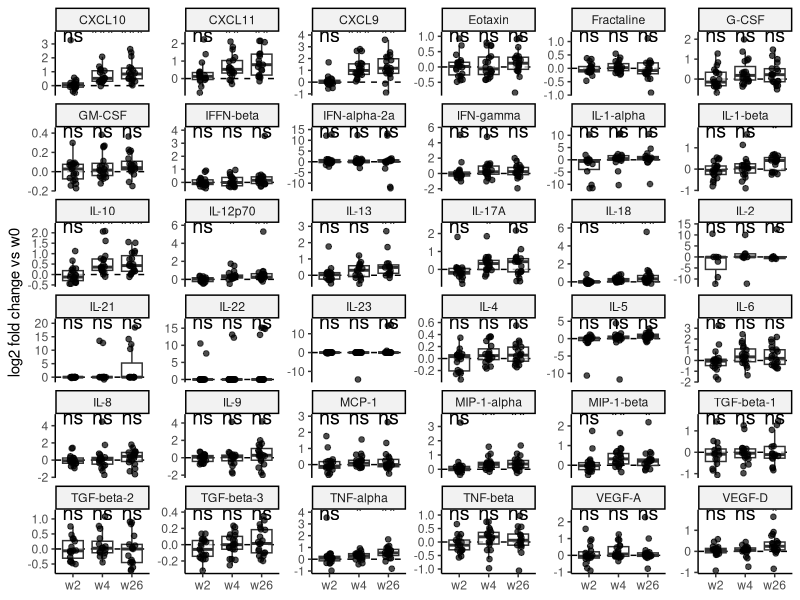
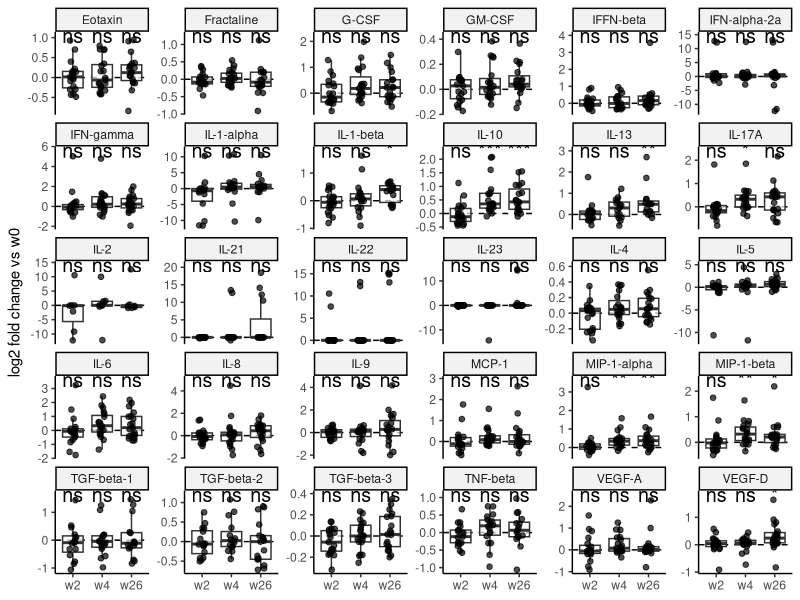
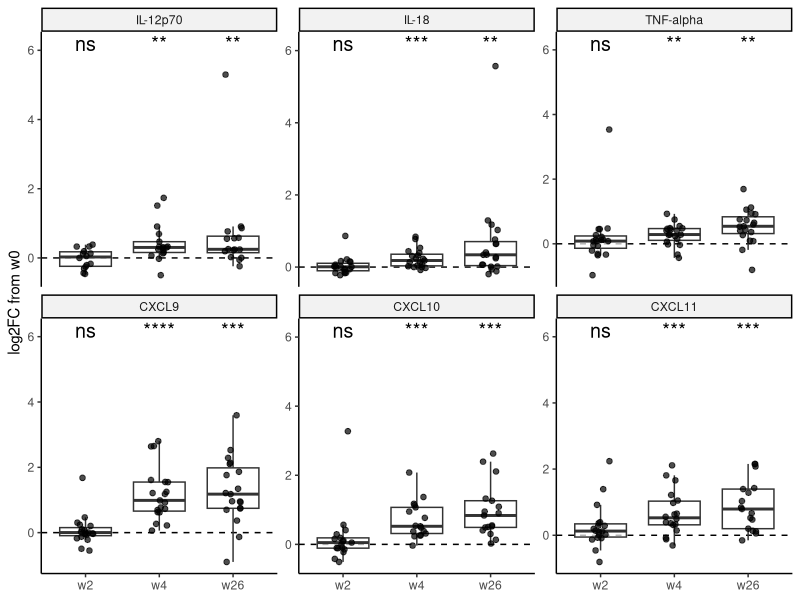
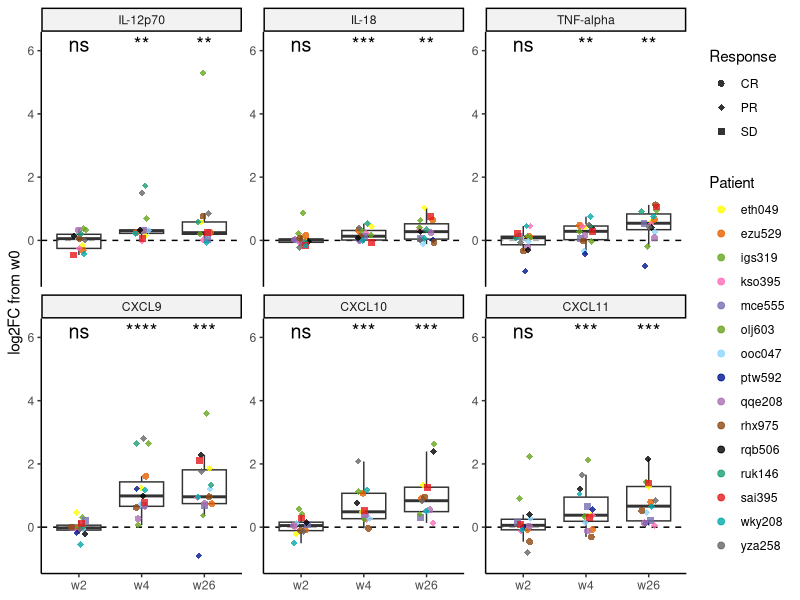
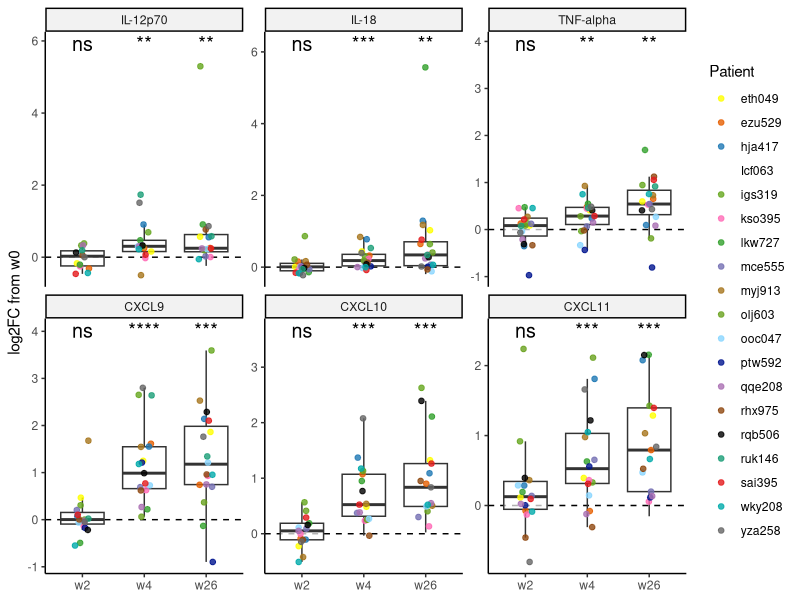
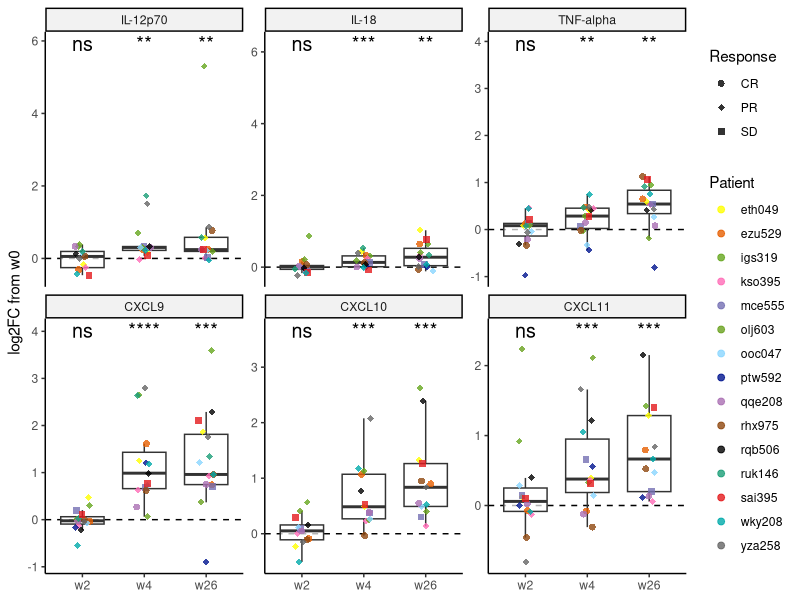

The R script that drew these images, in order:
library(readr)
library(tidyverse)
library(ggplot2)
library(dplyr)

vals <- read_csv("mesoscale_absolute_values.csv")
vals <- vals %>%
  dplyr::filter(
    !marker %in% c("IL-3") # always 0
  )
rename_dict <- c(
  "I-TAC"  = "CXCL11",
  "IP-10"   = "CXCL10",
  "MIG"    = "CXCL9")

vals$marker <- dplyr::recode(vals$marker, !!!rename_dict)

vals <- vals %>%
  dplyr::mutate(
    time = dplyr::recode(
      time,
      "V1"  = "w0",
      "V3"  = "w2",
      "V4"  = "w4",
      "V13" = "w26"
    )
  )
vals$time <- factor(vals$time, levels = c("w0", "w2", "w4", "w26"))

log2fc <- vals %>%
  dplyr::group_by(pat, marker) %>%
  dplyr::mutate(
    baseline = value[time == "w0"][1],
    log2fc = log2((value+0.0001) / (baseline+0.0001)) # adding to avoid 0-div
  ) %>%
  dplyr::filter(time != "w0") %>%
  dplyr::select(sample, plate, marker, pat, time, value, log2fc) %>%
  dplyr::ungroup()


pvals <- log2fc %>%
  dplyr::group_by(marker, time) %>%
  dplyr::summarise(
    n = sum(!is.na(log2fc)),
    p_value = if (n > 0) {
      wilcox.test(log2fc, mu = 0, alternative = "two.sided")$p.value
    } else {
      NA_real_
    },
    .groups = "drop"
  ) %>%
  dplyr::mutate(
    p.adj = p.adjust(p_value, method = "BH")
  ) %>%
  dplyr::arrange(marker, time)

pvals <- pvals %>%
  dplyr::mutate(
    p.adj.signif = dplyr::case_when(
      is.na(p.adj)      ~ NA_character_,
      p.adj <= 0.0001   ~ "****",
      p.adj <= 0.001    ~ "***",
      p.adj <= 0.01     ~ "**",
      p.adj <= 0.05     ~ "*",
      TRUE              ~ "ns"
    )
  )

sig_df <- log2fc %>%
  group_by(marker) %>%
  summarise(y_pos = max(log2fc, na.rm = TRUE) * 1.12, .groups = "drop") %>%
  right_join(pvals, by = "marker")

ggplot(log2fc, aes(x = time, y = log2fc)) +
  geom_hline(yintercept = 0, linetype = 2) +
  geom_boxplot(outlier.shape = NA, width = 0.7, alpha = 0.7) +
  geom_jitter(width = 0.12, size = 1.6, alpha = 0.7) +
  geom_text(
    data = sig_df,
    aes(x = time, y = y_pos, label = p.adj.signif),
    inherit.aes = FALSE,
    size = 5
  ) +
  facet_wrap(~marker, scales = "free_y") +
  labs(
    x = NULL,
    y = "log2 fold change vs w0",
  ) +
  theme_classic() +
  theme(
    strip.background = element_rect(fill = "grey95"),
    axis.text.x = element_text(angle = 0, hjust = 0.5)
  )
marker_order <- c(
  "IL-12p70",
  "IL-18",
  "TNF-alpha",
  "CXCL9",
  "CXCL10",
  "CXCL11")

ggplot(log2fc[!(log2fc$marker %in% marker_order),], aes(x = time, y = log2fc)) +
  geom_hline(yintercept = 0, linetype = 2) +
  geom_boxplot(outlier.shape = NA, width = 0.7, alpha = 0.7) +
  geom_jitter(width = 0.12, size = 1.6, alpha = 0.7) +
  geom_text(
    data = sig_df[!(sig_df$marker %in% marker_order),],
    aes(x = time, y = y_pos, label = p.adj.signif),
    inherit.aes = FALSE,
    size = 5
  ) +
  facet_wrap(~marker, scales = "free_y") +
  labs(
    x = NULL,
    y = "log2 fold change vs w0",
  ) +
  theme_classic() +
  theme(
    strip.background = element_rect(fill = "grey95"),
    axis.text.x = element_text(angle = 0, hjust = 0.5))

log2fc$marker <- factor(log2fc$marker, levels = marker_order)
pvals$marker   <- factor(pvals$marker, levels = marker_order)

log2fc6 <- log2fc %>%
  dplyr::filter(
    marker %in% c("IL-12p70", "IL-18", "TNF-alpha", "CXCL9", "CXCL10", "CXCL11")
  )

pvals6 <- log2fc6 %>%
  dplyr::group_by(marker, time) %>%
  dplyr::summarise(
    n = sum(!is.na(log2fc)),
    p_value = if (n > 0) {
      wilcox.test(log2fc, mu = 0, alternative = "two.sided")$p.value
    } else {
      NA_real_
    },
    .groups = "drop"
  ) %>%
  dplyr::mutate(
    p.adj = p.adjust(p_value, method = "BH")
  ) %>%
  dplyr::arrange(marker, time)

pvals6 <- pvals6 %>%
  dplyr::mutate(
    p.adj.signif = dplyr::case_when(
      is.na(p.adj)      ~ NA_character_,
      p.adj <= 0.0001   ~ "****",
      p.adj <= 0.001    ~ "***",
      p.adj <= 0.01     ~ "**",
      p.adj <= 0.05     ~ "*",
      TRUE              ~ "ns"
    )
  )

sig_df6 <- log2fc6 %>%
  group_by(marker) %>%
  summarise(y_pos = max(log2fc, na.rm = TRUE) * 1.12, .groups = "drop") %>%
  right_join(pvals6, by = "marker")

sig_df6$marker <- factor(sig_df6$marker, levels = marker_order)
log2fc6$marker   <- factor(log2fc6$marker, levels = marker_order)

sig_df$y_pos_uniform <- 6.2
sig_df6$y_pos_uniform <- 6.2

ggplot(log2fc6, aes(x = time, y = log2fc)) +
  geom_hline(yintercept = 0, linetype = 2) +
  geom_boxplot(outlier.shape = NA, width = 0.7, alpha = 0.7) +
  geom_jitter(width = 0.12, size = 1.6, alpha = 0.7) +
  geom_text(
    data = sig_df6,
    aes(x = time, y = y_pos_uniform, label = p.adj.signif),
    inherit.aes = FALSE,
    size = 5
  ) +
  facet_wrap(~marker, scales = "free_y") +
  labs(
    x = NULL,
    y = "log2FC from w0",
  ) +
  theme_classic() +
  theme(
    strip.background = element_rect(fill = "grey95"),
    axis.text.x = element_text(angle = 0, hjust = 0.5)
  )


metadata <- read_table("mesoscale_pat_metadata.txt")
log2fc <- merge(log2fc, metadata, by.x = "pat", by.y = "ID", all.x = TRUE)
log2fc6 <- merge(log2fc6, metadata, by.x = "pat", by.y = "ID", all.x = TRUE)
log2fc6nh <- log2fc6 %>%
  dplyr::filter(Hematological_malignancy != "yes")

pvals6nh <- log2fc6nh %>%
  dplyr::group_by(marker, time) %>%
  dplyr::summarise(
    n = sum(!is.na(log2fc)),
    p_value = if (n > 0) {
      wilcox.test(log2fc, mu = 0, alternative = "two.sided")$p.value
    } else {
      NA_real_
    },
    .groups = "drop"
  ) %>%
  dplyr::mutate(
    p.adj = p.adjust(p_value, method = "BH")
  ) %>%
  dplyr::arrange(marker, time)

pvals6nh <- pvals6nh %>%
  dplyr::mutate(
    p.adj.signif = dplyr::case_when(
      is.na(p.adj)      ~ NA_character_,
      p.adj <= 0.0001   ~ "****",
      p.adj <= 0.001    ~ "***",
      p.adj <= 0.01     ~ "**",
      p.adj <= 0.05     ~ "*",
      TRUE              ~ "ns"
    )
  )
sig_df6nh <- log2fc6nh %>%
  group_by(marker) %>%
  summarise(y_pos = max(log2fc, na.rm = TRUE) * 1.12, .groups = "drop") %>%
  right_join(pvals6nh, by = "marker")

sig_df6nh$marker <- factor(sig_df6nh$marker, levels = marker_order)
log2fc6nh$marker <- factor(log2fc6nh$marker, levels = marker_order)

sig_df6nh$y_pos_uniform <- 6.2

shape_map <- c(
  "CR" = 16,
  "PR" = 18,
  "SD" = 15,
  "PD" = 17,
  "Nan" = 1
)

pat_cols <- log2fc6 %>%
  dplyr::distinct(pat, patcols) %>%
  tibble::deframe()

ggplot(log2fc6nh, aes(x = time, y = log2fc)) +
  geom_hline(yintercept = 0, linetype = 2) +
  
  geom_boxplot(outlier.shape = NA, width = 0.7, alpha = 0.7) +
  
  geom_jitter(
    aes(color = patcols, shape = BoR26),
    width = 0.12,
    size = 2,
    alpha = 0.8
  ) +
  
  scale_color_identity(
    guide = "legend",
    breaks = unname(pat_cols),   # hex codes
    labels = names(pat_cols),    # patient IDs
    name = "Patient"
  ) +
  ylim(-1.1,6.23) + 
  scale_shape_manual(values = shape_map) +
  
  geom_text(
    data = sig_df6,
    aes(x = time, y = y_pos_uniform, label = p.adj.signif),
    inherit.aes = FALSE,
    size = 5
  ) +
  
  facet_wrap(~marker, scales = "free_y") +
  labs(
    x = NULL,
    y = "log2FC from w0",
    color = "Patient",
    shape = "Response"
  ) +
  
  theme_classic() +
  theme(
    strip.background = element_rect(fill = "grey95"),
    axis.text.x = element_text(angle = 0, hjust = 0.5)
  )


ggplot(log2fc6, aes(x = time, y = log2fc)) +
  geom_hline(yintercept = 0, linetype = 2) +
  
  geom_boxplot(outlier.shape = NA, width = 0.7, alpha = 0.7) +
  
  geom_jitter(
    aes(color = patcols),
    width = 0.12,
    size = 1.6,
    alpha = 0.8
  ) +
  
  scale_color_identity(
    guide = "legend",
    breaks = unname(pat_cols),   # hex codes
    labels = names(pat_cols),    # patient IDs
    name = "Patient"
  ) +
  
  geom_text(
    data = sig_df6,
    aes(x = time, y = y_pos, label = p.adj.signif),
    inherit.aes = FALSE,
    size = 5
  ) +
  
  facet_wrap(~marker, scales = "free_y") +
  labs(
    x = NULL,
    y = "log2FC from w0",
    color = "Patient"
  ) +
  
  theme_classic() +
  theme(
    strip.background = element_rect(fill = "grey95"),
    axis.text.x = element_text(angle = 0, hjust = 0.5)
  )

ggplot(log2fc6nh, aes(x = time, y = log2fc)) +
  geom_hline(yintercept = 0, linetype = 2) +
  
  geom_boxplot(outlier.shape = NA, width = 0.7, alpha = 0.7) +
  
  geom_jitter(
    aes(color = patcols, shape = BoR26),
    width = 0.12,
    size = 2,
    alpha = 0.8
  ) +
  
  scale_color_identity(
    guide = "legend",
    breaks = unname(pat_cols),   # hex codes
    labels = names(pat_cols),    # patient IDs
    name = "Patient"
  ) +
  
  scale_shape_manual(values = shape_map) +
  
  geom_text(
    data = sig_df6,
    aes(x = time, y = y_pos, label = p.adj.signif),
    inherit.aes = FALSE,
    size = 5
  ) +
  
  facet_wrap(~marker, scales = "free_y") +
  labs(
    x = NULL,
    y = "log2FC from w0",
    color = "Patient",
    shape = "Response"
  ) +
  
  theme_classic() +
  theme(
    strip.background = element_rect(fill = "grey95"),
    axis.text.x = element_text(angle = 0, hjust = 0.5)
  )
